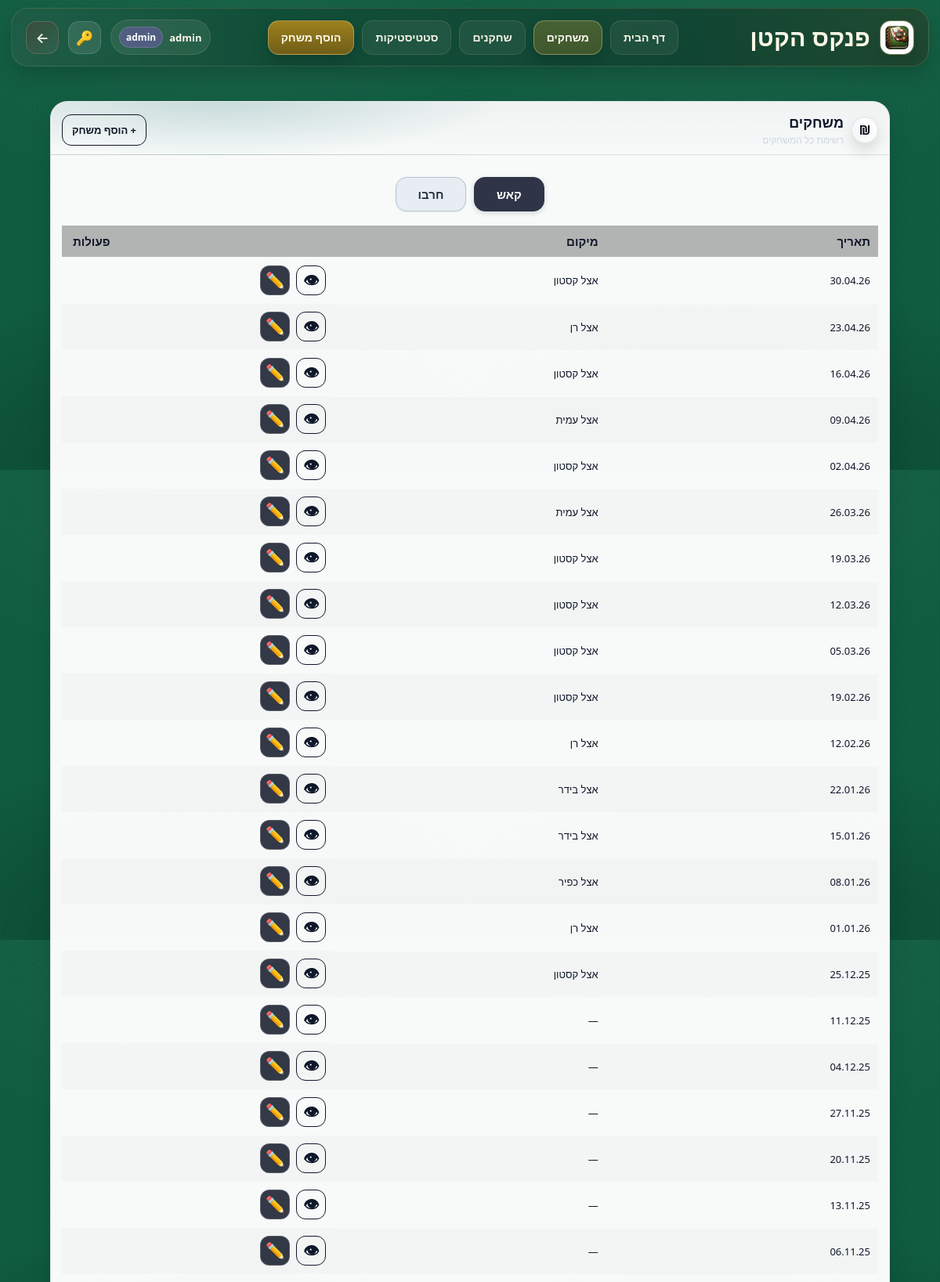
Page /games (signed in, upper part) on the committed database.
### tables this page shows
CREATE TABLE users (
        id INTEGER PRIMARY KEY AUTOINCREMENT,
        username TEXT NOT NULL UNIQUE,
        password_hash TEXT NOT NULL,
        role TEXT NOT NULL CHECK (role IN ('admin', 'magician', 'player'))
    , is_approved INTEGER NOT NULL DEFAULT 0, player_id INTEGER NULL);

CREATE TABLE games (
        id INTEGER PRIMARY KEY AUTOINCREMENT,
        date TEXT NOT NULL,
        location TEXT,
        game_type TEXT NOT NULL CHECK (game_type IN ('cash', 'harbo'))
    , table_id INTEGER NOT NULL DEFAULT 1);

### src/pokerapp/routes/main.py (the view)
@bp.route("/games")
@login_required
def games_list():
    view = request.args.get("view", "cash")  # cash / harbo
    conn = get_db_connection()
    cur = conn.cursor()
    cur.execute(
        """
        SELECT
            id,
            date,
            (substr(date,9,2) || '.' || substr(date,6,2) || '.' || substr(date,3,2)) AS date_il,
            location,
            game_type
        FROM games
        WHERE game_type = ?
        ORDER BY date DESC;
        """,
        (view,),
    )
    games = cur.fetchall()
    conn.close()
    return render_template(
        "games.html",
        view=view,
        games=games,
        current_user=get_current_user(),
    )

### src/pokerapp/db/connection.py (called while the page is built)
def get_db_connection():
    db_path = current_app.config["DB_PATH"]
    conn = sqlite3.connect(db_path, timeout=5)
    conn.row_factory = sqlite3.Row
    conn.execute("PRAGMA foreign_keys = ON;")
    conn.execute("PRAGMA journal_mode = WAL;")
    conn.execute("PRAGMA synchronous = NORMAL;")
    conn.execute("PRAGMA busy_timeout = 5000;")
    return conn

### src/pokerapp/services/auth.py (called while the page is built)
def get_current_user():
    uid = session.get("user_id")
    if not uid:
        return None
    conn = get_db_connection()
    cur = conn.cursor()
    cur.execute("SELECT id, username, role, player_id FROM users WHERE id = ?;", (uid,))
    user = cur.fetchone()
    conn.close()
    return user

def login_required(view_func):
    @wraps(view_func)
    def wrapper(*args, **kwargs):
        if not session.get("user_id"):
            return redirect(url_for("auth.login"))
        return view_func(*args, **kwargs)
    return wrapper

### src/pokerapp/templates/games.html (shortened to what this page needs)
{% extends "base.html" %}
{% block content %}
<div class="grid games-page">
  <section class="game-card game-card-full">
    <div class="game-header">
      <div class="game-title">
        <div class="chip">{% if view == 'cash' %}₪{% else %}★{% endif %}</div>
        <div>
          <h2>משחקים</h2>
          <div class="note">רשימת כל המשחקים</div>
        </div>
      </div>
      {% if current_user and current_user["role"] in ["admin", "magician"] %}
      <div class="header-actions">
        <a class="btn ghost" href="{{ url_for('main.add_game') }}">+ הוסף משחק</a>
      </div>
      {% endif %}
    </div>
    <div class="game-body">
      <div class="games-toggle-wrap">
        <div class="view-switch-top games-toggle">
          <a class="btn {% if view == 'cash' %}primary{% else %}ghost{% endif %}"
            href="{{ url_for('main.games_list', view='cash') }}">קאש</a>
          <a class="btn {% if view == 'harbo' %}primary{% else %}ghost{% endif %}"
            href="{{ url_for('main.games_list', view='harbo') }}">חרבו</a>
        </div>
      </div>
      {% if games and games|length > 0 %}
      <div class="table-wrap big">
        <table class="games-table">
          <colgroup>
            <col class="col-date">
            <col class="col-loc">
            <col class="col-act">
          </colgroup>
          <thead>
            <tr>
              <th scope="col">תאריך</th>
              <th scope="col">מיקום</th>
              <th scope="col" style="text-align:left; padding-left:14px;">פעולות</th>
            </tr>
          </thead>
          <tbody>
            {% for game in games %}
            <tr>
              <td style="font-variant-numeric: tabular-nums; white-space: nowrap;">
                {{ game["date_il"] or game["date"] }}
              </td>
              <td>{{ game["location"] or "—" }}</td>
              <td class="row-actions">
                <a class="btn ghost icon-btn"
                  href="{{ url_for('main.game_results', game_id=game['id']) }}"
                  aria-label="צפייה" title="צפייה">👁</a>
                {% if current_user and current_user["role"] in ["admin", "magician"] %}
                <a class="btn primary icon-btn"
                  href="{{ url_for('main.game_results_edit', game_id=game['id']) }}"
                  aria-label="עריכה" title="עריכה">✏️</a>
                {% endif %}
              </td>
            </tr>
            {% endfor %}
          </tbody>
        </table>
      </div>
      {% else %}
      <div class="empty">עדיין אין משחקים מסוג זה.</div>
      {% endif %}
    </div>
  </section>
</div>
{% endblock %}

### src/pokerapp/templates/base.html (shortened to what this page needs)
<!doctype html>
<html lang="he" dir="rtl">
<head>
  <link rel="stylesheet" href="{{ url_for('static', filename='css/base.css', v='20260513-4') }}">
  <link rel="stylesheet" href="{{ url_for('static', filename='css/style.css', v='20260513-4') }}">
</head>
<body>
  <header class="site-header">
    <div class="topbar topbar-shell">
      <div class="brand brand-compact">
        <a class="brand-mark brand-mark-image" href="{{ url_for('main.home') }}" aria-label="דף הבית">
          <img src="{{ url_for('static', filename='icons/icon-512.png') }}" alt="פוקר אפ" width="44" height="44">
        </a>
        <div class="brand-copy">
          <h1>פנקס הקטן</h1>
        </div>
      </div>
      <nav class="main-nav" aria-label="ניווט ראשי">
        <a class="nav-chip {% if request.endpoint == 'main.home' %}active{% endif %}" href="{{ url_for('main.home') }}">
          דף הבית
        </a>
        <a class="nav-chip {% if request.endpoint == 'main.games_list' %}active{% endif %}"
          href="{{ url_for('main.games_list') }}">
          משחקים
        </a>
        <a class="nav-chip {% if request.endpoint == 'main.players' %}active{% endif %}"
          href="{{ url_for('main.players') }}">
          שחקנים
        </a>
        <a class="nav-chip {% if request.endpoint == 'main.stats' %}active{% endif %}"
          href="{{ url_for('main.stats') }}">
          סטטיסטיקות
        </a>
        {% if current_user and current_user["role"] == "admin" %}
        <a class="nav-chip nav-chip-accent {% if request.endpoint == 'main.add_game' %}active{% endif %}"
          href="{{ url_for('main.add_game') }}">
          הוסף משחק
        </a>
        {% endif %}
      </nav>
      <div class="topbar-actions">
        {% if current_user %}
        <div class="user-mini">
          <span class="user-name">{{ current_user["username"] }}</span>
          {% if current_user["role"] %}
          <span class="badge {{ current_user['role'] }}">{{ current_user["role"] }}</span>
          {% endif %}
        </div>
        {% endif %}
        {% if current_user %}
        <a class="icon-circle" href="{{ url_for('auth.change_password') }}" aria-label="שינוי סיסמה" title="שינוי סיסמה">
          🔑
        </a>
        {% endif %}
        <a class="icon-circle logout-btn" href="{{ url_for('auth.logout') }}" aria-label="התנתקות" title="התנתקות"
           onclick="gtag('event','logout');">
          ←
        </a>
      </div>
    </div>
  </header>
  <main class="container">
    {% block content %}{% endblock %}
  </main>
</body>
</html>

### rows in the picture
users: username "admin", role "admin"
games: game "30.04.26", location "אצל קסטון"
games: game "23.04.26", location "אצל רן"
games: game "16.04.26", location "אצל קסטון"
games: game "09.04.26", location "אצל עמית"
games: game "02.04.26", location "אצל קסטון"
games: game "26.03.26", location "אצל עמית"
games: game "19.03.26", location "אצל קסטון"
games: game "12.03.26", location "אצל קסטון"
games: game "05.03.26", location "אצל קסטון"
games: game "19.02.26", location "אצל קסטון"
games: game "12.02.26", location "אצל רן"
games: game "22.01.26", location "אצל בידר"
games: game "15.01.26", location "אצל בידר"
games: game "08.01.26", location "אצל כפיר"
games: game "01.01.26", location "אצל רן"
games: game "25.12.25", location "אצל קסטון"
games: game "11.12.25", game "—"
games: game "04.12.25", game "—"
games: game "27.11.25", game "—"
games: game "20.11.25", game "—"
games: game "13.11.25", game "—"
games: game "06.11.25", game "—"
